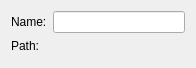
<?xml version="1.0" encoding="UTF-8"?>
<ui version="4.0">
 <class>Utils::WizardPage</class>
 <widget class="QWizardPage" name="Utils::WizardPage">
  <property name="geometry">
   <rect>
    <x>0</x>
    <y>0</y>
    <width>196</width>
    <height>68</height>
   </rect>
  </property>
  <property name="title">
   <string>Choose the Location</string>
  </property>
  <layout class="QFormLayout" name="formLayout">
   <item row="0" column="0">
    <widget class="QLabel" name="nameLabel">
     <property name="text">
      <string>Name:</string>
     </property>
    </widget>
   </item>
   <item row="0" column="1">
    <widget class="Utils::FileNameValidatingLineEdit" name="nameLineEdit"/>
   </item>
   <item row="1" column="0">
    <widget class="QLabel" name="pathLabel">
     <property name="text">
      <string>Path:</string>
     </property>
    </widget>
   </item>
   <item row="1" column="1">
    <widget class="Utils::PathChooser" name="pathChooser" native="true"/>
   </item>
  </layout>
 </widget>
 <customwidgets>
  <customwidget>
   <class>Utils::FileNameValidatingLineEdit</class>
   <extends>QLineEdit</extends>
   <header location="global">filenamevalidatinglineedit.h</header>
  </customwidget>
  <customwidget>
   <class>Utils::PathChooser</class>
   <extends>QWidget</extends>
   <header location="global">pathchooser.h</header>
   <container>1</container>
  </customwidget>
 </customwidgets>
 <resources/>
 <connections/>
</ui>
